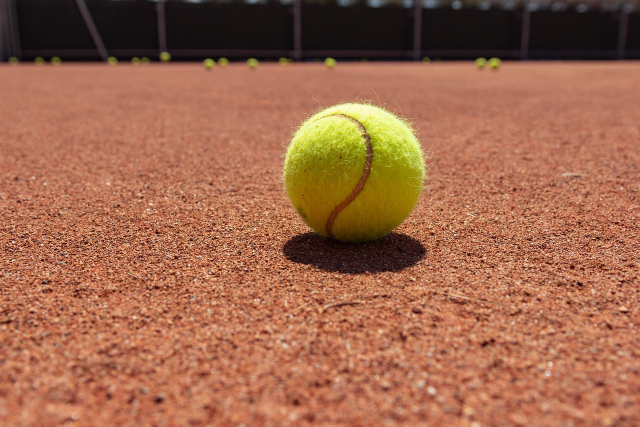
//> input picture downloads/tennisball_2.jpg, 1280 x 853 px (shown at 1/2 size)
$ ./Tennisballen_Contours   (built with g++ and OpenCV 4)
//> lines starting //> are read from the running program, lines starting //| are printed output that depends on the picture; after the words box and inside, x2 and y2 are one past the last pixel; in counts of white or black regions, pixels touching at a corner belong together

#include <iostream>
#include <opencv2/core/core.hpp>
#include <opencv2/imgproc.hpp>
#include <opencv2/highgui/highgui.hpp>
#include <opencv2/features2d/features2d.hpp>

#include <iostream>

using namespace std;
using namespace cv;

// User interface elementen toevoegen
const int max_value_H = 360 / 2;
const int max_value = 255;
const String window_capture_name = "Capture";
const String window_detection_name = "Detection";
int low_H = 0, low_S = 0, low_V = 0;
int high_H = max_value_H, high_S = max_value, high_V = max_value;

static void on_low_H_thresh_trackbar(int, void*)
{
    low_H = min(high_H - 1, low_H);
    setTrackbarPos("Low H", window_detection_name, low_H);
}
static void on_high_H_thresh_trackbar(int, void*)
{
    high_H = max(high_H, low_H + 1);
    setTrackbarPos("High H", window_detection_name, high_H);
}
static void on_low_S_thresh_trackbar(int, void*)
{
    low_S = min(high_S - 1, low_S);
    setTrackbarPos("Low S", window_detection_name, low_S);
}
static void on_high_S_thresh_trackbar(int, void*)
{
    high_S = max(high_S, low_S + 1);
    setTrackbarPos("High S", window_detection_name, high_S);
}
static void on_low_V_thresh_trackbar(int, void*)
{
    low_V = min(high_V - 1, low_V);
    setTrackbarPos("Low V", window_detection_name, low_V);
}
static void on_high_V_thresh_trackbar(int, void*)
{
    high_V = max(high_V, low_V + 1);
    setTrackbarPos("High V", window_detection_name, high_V);
}

int main()
{
    std::cout << "Voorbeeld Tennisballen\n";

    //
    namedWindow(window_detection_name);
    namedWindow(window_capture_name);

    // Trackbars to set thresholds for HSV values
    createTrackbar("Low H", window_detection_name, &low_H, max_value_H, on_low_H_thresh_trackbar);
    createTrackbar("High H", window_detection_name, &high_H, max_value_H, on_high_H_thresh_trackbar);
    createTrackbar("Low S", window_detection_name, &low_S, max_value, on_low_S_thresh_trackbar);
    createTrackbar("High S", window_detection_name, &high_S, max_value, on_high_S_thresh_trackbar);
    createTrackbar("Low V", window_detection_name, &low_V, max_value, on_low_V_thresh_trackbar);
    createTrackbar("High V", window_detection_name, &high_V, max_value, on_high_V_thresh_trackbar);

    while (true) {

        // Source
        Mat im_src = imread("tennisball_2.jpg", IMREAD_COLOR);
//> im_src is the input picture: 853 rows x 1280 cols, CV_8UC3; mean B, G, R 75.7, 103.3, 158.4

        // Eventueel een Resize, keep aspect ration (moet veel slimmer!)
        Mat im_resize;
        resize(im_src, im_resize, Size(600,600), INTER_LINEAR);
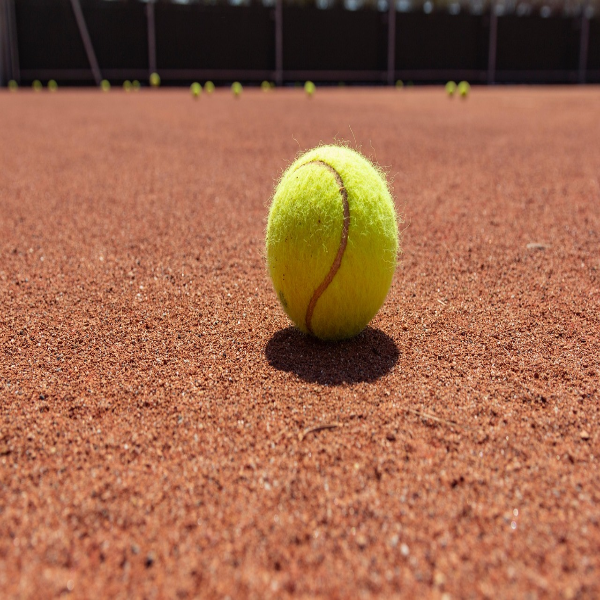
//> im_resize: 600 rows x 600 cols, CV_8UC3; mean B, G, R 75.5, 103.2, 158.3

        // Blur?
        Mat im_blurred;
        GaussianBlur(im_resize, im_blurred, Size(3, 3), 0);

        // Omzetten naar andere colorspace
        Mat im_hsv;
        cvtColor(im_blurred, im_hsv, COLOR_BGR2HSV);
//> im_hsv: 600 rows x 600 cols, CV_8UC3; mean H, S, V 21.8, 127.7, 158.5

        //
        Mat im_masked;
        //inRange(im_hsv, Scalar(23, 0, 0), Scalar(155, 255, 255), im_masked);
        inRange(im_hsv, Scalar(low_H, low_S, low_V), Scalar(high_H, high_S, high_V), im_masked);
//> im_masked: 600 rows x 600 cols, CV_8UC1; every value is 255
        erode(im_masked, im_masked, 2);
        dilate(im_masked, im_masked, 2);

        // Find alle contouren
        vector<vector<Point>> contours;
        findContours(im_masked.clone(), contours, RETR_TREE, CHAIN_APPROX_SIMPLE);
//> contours = 1 contour; box (x1, y1, x2, y2) and area: (0, 0, 600, 600) 358801

        // Maak er een array van polyline's van ...
        vector<vector<Point> > polylines(contours.size());
//> polylines = 1 empty contours
        for (size_t idx = 0; idx < contours.size(); idx++)
        {
            approxPolyDP(contours[idx], polylines[idx], 3, true);
        }
//> this loop made 1 pass

        // contouren placeholder
        Mat im_contour = Mat::zeros(im_resize.size(), CV_8UC3);

        // Teken alle countouren
        for (size_t idx = 0; idx < contours.size(); idx++) {
            Scalar color = Scalar(0, 255, 0);
            drawContours(im_contour, polylines, (int)idx, color);
        }
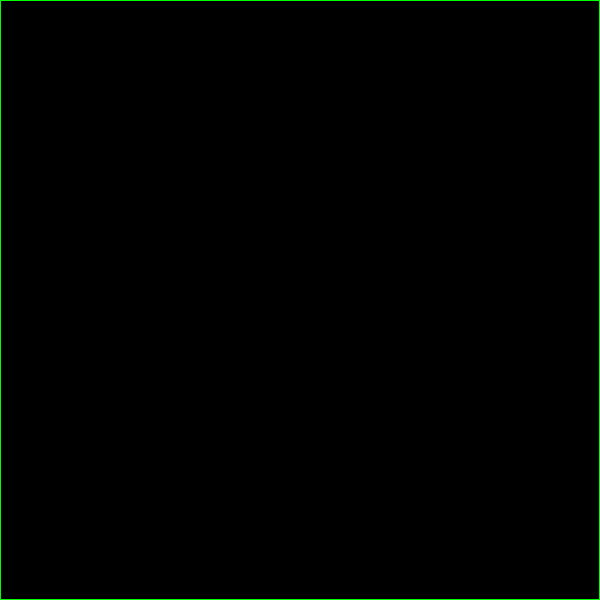
//> im_contour: 600 rows x 600 cols, CV_8UC3; mean B, G, R 0, 1.7, 0

        // Eerste sorteren en dan alleen de grootste tekenen
        std::sort(
            polylines.begin(),
            polylines.end(),
            [](const vector<Point>& a, const vector<Point>& b) { return a.size() < b.size(); }
        );
        drawContours(im_contour, polylines, (int) polylines.size()-1, Scalar(0, 0, 255));

        // Manier 1: vinden van een enclosingCircle algorithme
        Point2f center;
        float radius;
        minEnclosingCircle(polylines[polylines.size() - 1], center, radius);
//> center = Point(299.5, 299.5); radius = 423.6
        if (radius > 50) {
            circle(im_resize, center, radius, Scalar(0, 255, 255));
//> im_resize: 600 rows x 600 cols, CV_8UC3; 8 pixels changed, all inside (x1, y1, x2, y2) = (0, 0, 600, 600)
            circle(im_resize, center, 5, Scalar(0, 0, 255), FILLED);
//> im_resize: 600 rows x 600 cols, CV_8UC3; mean B, G, R 75.5, 103.2, 158.4

        }
        cout << "center(x,y) = (" << center.x << "," << center.y << ")" << endl;
//| center(x,y) = (299.5,299.5)


        // Manier 2: vinden van CG (Moments in opencv)
        std::sort(
            contours.begin(),
            contours.end(),
            [](const vector<Point>& a, const vector<Point>& b) { return a.size() < b.size(); }
        );
        Moments m = moments(contours[contours.size() - 1], false);
//> m = moments, m00 358801, centre m10/m00, m01/m00 = (299.5, 299.5)
        Point m_center(m.m10 / m.m00, m.m01 / m.m00);
//> m_center = Point(299, 299)
        circle(im_contour, m_center, 10, Scalar(255, 255, 255), FILLED);
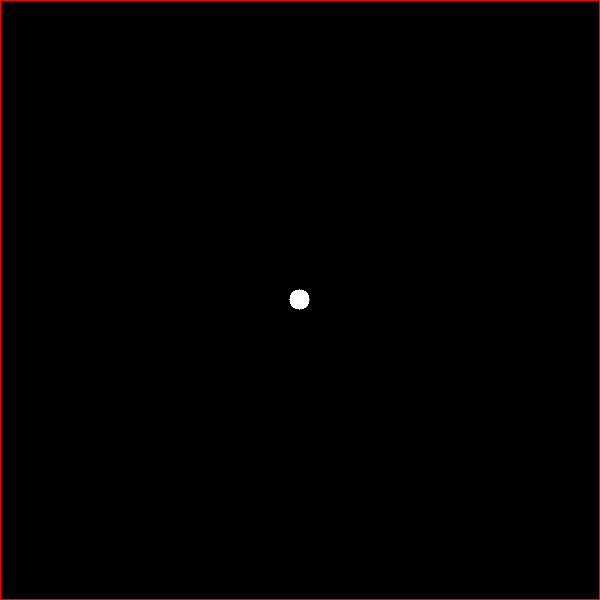
//> im_contour: 600 rows x 600 cols, CV_8UC3; mean B, G, R 0.2, 0.2, 1.9


        // Afbeelden in window
        imshow("Resized", im_resize);
        imshow("Blurred", im_blurred);
        imshow("hsv", im_hsv);
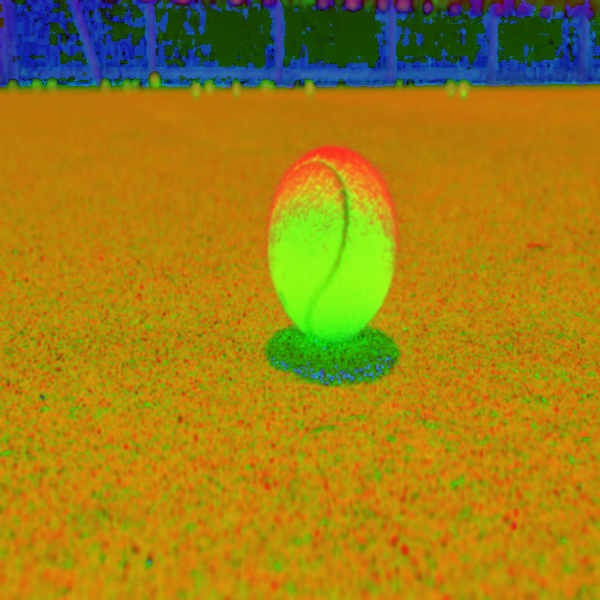
//> window 'hsv': 600 rows x 600 cols, CV_8UC3; mean B, G, R 21.8, 127.7, 158.5
        //
        imshow(window_detection_name, im_masked);

        //
        imshow("Countour", im_contour);

        // While(true) lus doorbreken om programma te stoppen
        if (waitKey(5) >= 0)
//> the Esc key is pressed
            break;
    }
}

$ run again, with downloads/tennisball_0.jpg copied over downloads/tennisball_2.jpg
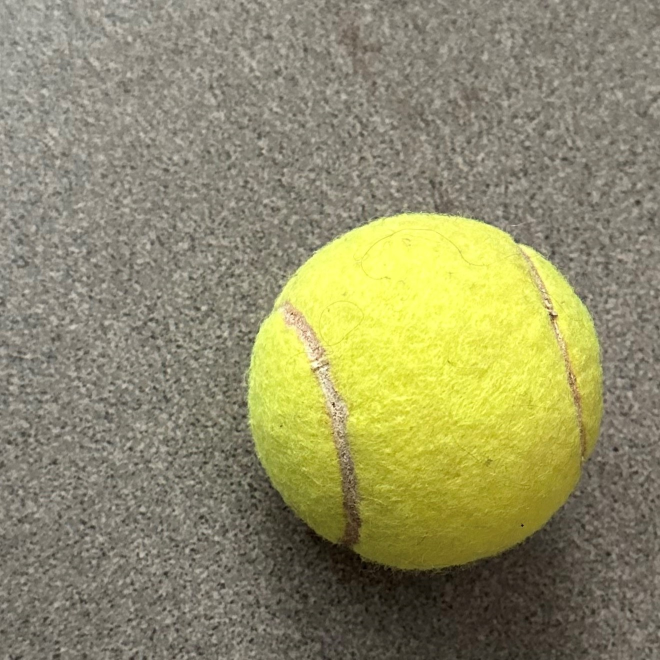
//> input picture downloads/tennisball_0.jpg, 1320 x 1320 px (shown at 1/2 size)
//> im_src is the input picture: 1320 rows x 1320 cols, CV_8UC3; mean B, G, R 103.6, 140.8, 144.3
//> `resize(im_src, im_resize, Size(600,600), INTER_LINEAR);`:
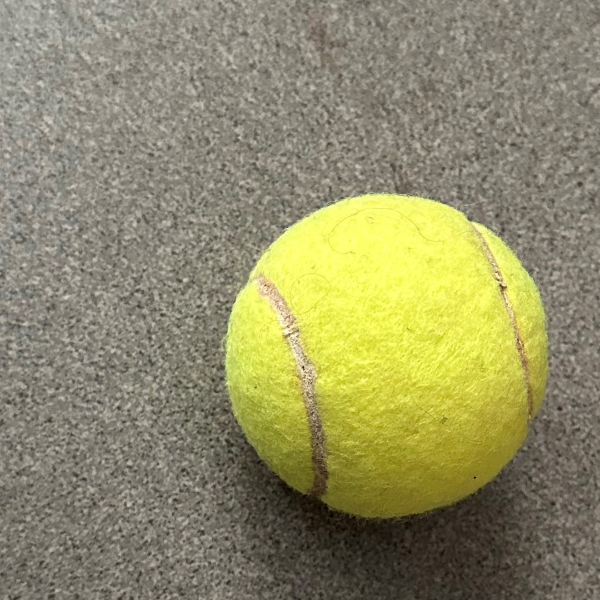
//> im_resize: 600 rows x 600 cols, CV_8UC3; mean B, G, R 103.5, 140.7, 144.2
//> im_hsv: 600 rows x 600 cols, CV_8UC3; mean H, S, V 24, 63.7, 144.7
//> im_masked: 600 rows x 600 cols, CV_8UC1; every value is 255
//> contours = 1 contour; box (x1, y1, x2, y2) and area: (0, 0, 600, 600) 358801
//> polylines = 1 empty contours
//> the loop `for (size_t idx = 0; idx < contours.size(); idx++)` made 1 pass
//> center = Point(299.5, 299.5); radius = 423.6
//| center(x,y) = (299.5,299.5)
//> m = moments, m00 358801, centre m10/m00, m01/m00 = (299.5, 299.5)
//> m_center = Point(299, 299)
//> `imshow("hsv", im_hsv);`:
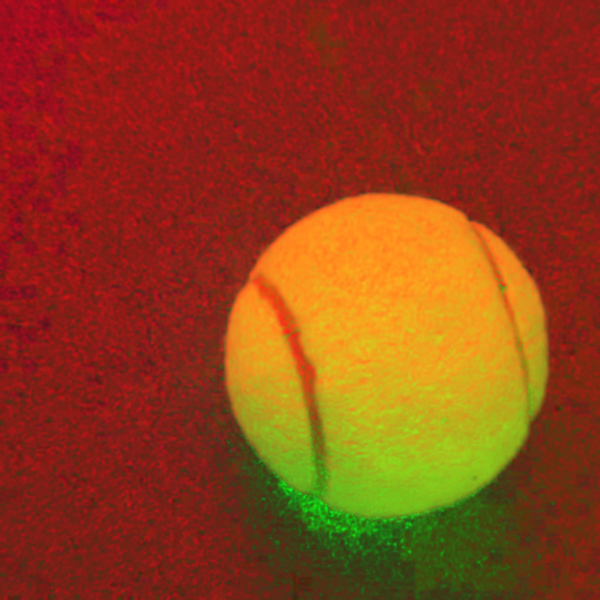
//> window 'hsv': 600 rows x 600 cols, CV_8UC3; mean B, G, R 24, 63.7, 144.7
